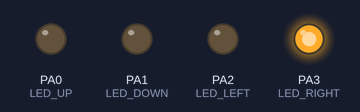
Recording of a sketch running on a simulated STM32 Blue Pill. On the bench: output pins drawn as LEDs (lit = HIGH).

Above: at 0.05 s.
At 1.1 s:
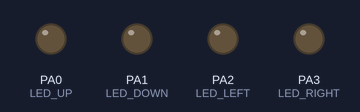
At 4.25 s:
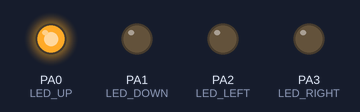
At 6.35 s:
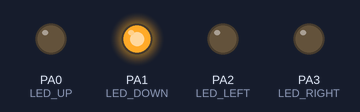
At 10.55 s:
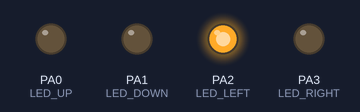
Timing chart, 0 to 10.9 s (numbered marks = the images above):
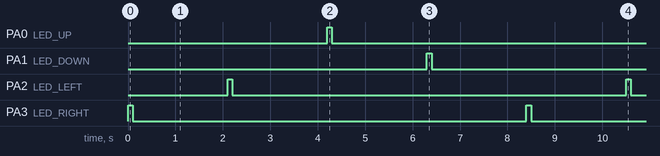

Measured:
- by itself, PA0 (LED_UP), PA1 (LED_DOWN), PA2 (LED_LEFT), PA3 (LED_RIGHT): alternates HIGH for 0.10 s and LOW for 8.3 s
- by itself, everything shown: repeats every 8.4 s, in 8 steps

The sketch:

bt_project.ino
```cpp
#define LED_UP     PA0
#define LED_DOWN   PA1
#define LED_LEFT   PA2
#define LED_RIGHT  PA3

void blinkLED(int pin) {
  digitalWrite(pin, HIGH);
  delay(100);
  digitalWrite(pin, LOW);
}

void setup() {
  pinMode(LED_UP, OUTPUT);
  pinMode(LED_DOWN, OUTPUT);
  pinMode(LED_LEFT, OUTPUT);
  pinMode(LED_RIGHT, OUTPUT);

  Serial1.begin(9600);
}

void loop() {

  // RIGHT
  Serial1.println("RIGHT");
  blinkLED(LED_RIGHT);
  delay(2000);

  // LEFT
  Serial1.println("LEFT");
  blinkLED(LED_LEFT);
  delay(2000);

  // UP
  Serial1.println("UP");
  blinkLED(LED_UP);
  delay(2000);

  // DOWN
  Serial1.println("DOWN");
  blinkLED(LED_DOWN);
  delay(2000);
}
```
